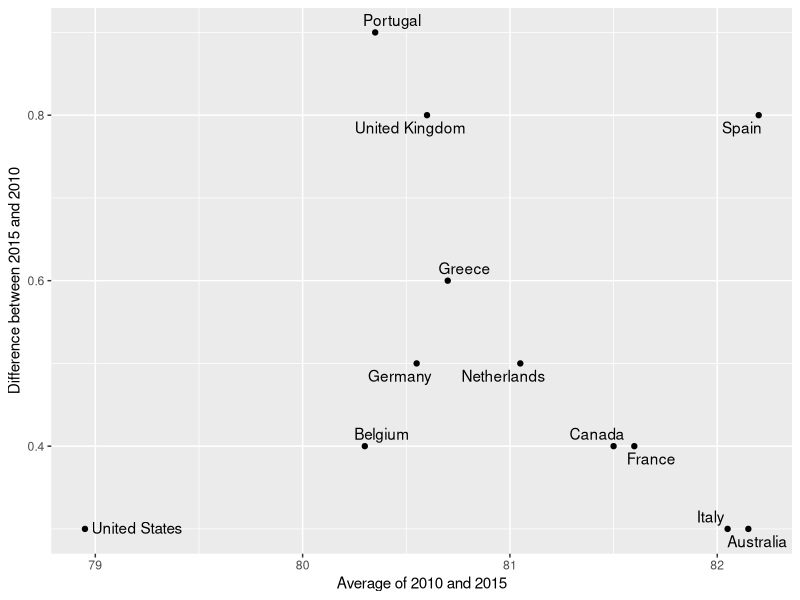

The R source for this figure:
library(tidyverse)
library(dslabs)
library(ggrepel)
data(gapminder)

west <- c("Western Europe", "Northern Europe", "Southern Europe", "Northern America", "Australia and New Zealand")

dat <- gapminder %>%
  filter(year %in% c(2010, 2015) & region %in% west & !is.na(life_expectancy) & population > 10^7)

dat %>%
  mutate(year = paste0("life_expectancy_", year)) %>%
  select(country, year, life_expectancy) %>% spread(year, life_expectancy) %>%
  mutate(average = (life_expectancy_2015 + life_expectancy_2010)/2,
         difference = life_expectancy_2015 - life_expectancy_2010) %>%
  ggplot(aes(average, difference, label = country)) +
  geom_point() +
  geom_text_repel() +
  geom_abline(lty = 2) +
  xlab("Average of 2010 and 2015") +
  ylab("Difference between 2015 and 2010")
